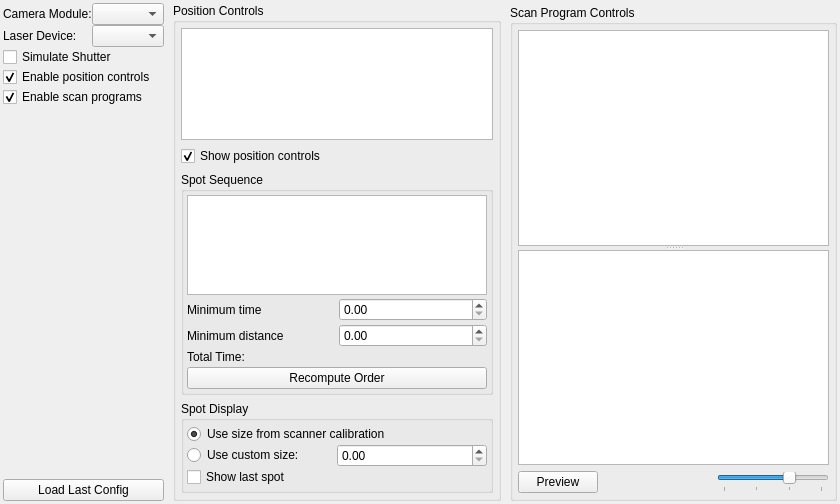
<?xml version="1.0" encoding="UTF-8"?>
<ui version="4.0">
 <class>Form</class>
 <widget class="QWidget" name="Form">
  <property name="geometry">
   <rect>
    <x>0</x>
    <y>0</y>
    <width>840</width>
    <height>504</height>
   </rect>
  </property>
  <property name="sizePolicy">
   <sizepolicy hsizetype="Preferred" vsizetype="Preferred">
    <horstretch>4</horstretch>
    <verstretch>1</verstretch>
   </sizepolicy>
  </property>
  <property name="windowTitle">
   <string>Form</string>
  </property>
  <layout class="QGridLayout" name="gridLayout_4">
   <property name="horizontalSpacing">
    <number>9</number>
   </property>
   <property name="verticalSpacing">
    <number>2</number>
   </property>
   <property name="margin">
    <number>3</number>
   </property>
   <item row="0" column="0" rowspan="2">
    <layout class="QGridLayout" name="gridLayout">
     <property name="sizeConstraint">
      <enum>QLayout::SetMaximumSize</enum>
     </property>
     <item row="0" column="1">
      <widget class="InterfaceCombo" name="cameraCombo">
       <property name="toolTip">
        <string>Selects the camera module to use with the scanner. This, along with the laser device, determines which calibration files will be used.</string>
       </property>
      </widget>
     </item>
     <item row="6" column="0" colspan="2">
      <widget class="QPushButton" name="loadConfigBtn">
       <property name="text">
        <string>Load Last Config</string>
       </property>
      </widget>
     </item>
     <item row="0" column="0">
      <widget class="QLabel" name="label">
       <property name="text">
        <string>Camera Module:</string>
       </property>
      </widget>
     </item>
     <item row="1" column="0">
      <widget class="QLabel" name="label_2">
       <property name="text">
        <string>Laser Device:</string>
       </property>
      </widget>
     </item>
     <item row="1" column="1">
      <widget class="InterfaceCombo" name="laserCombo">
       <property name="toolTip">
        <string>Selects the laser to be used.</string>
       </property>
      </widget>
     </item>
     <item row="2" column="0" colspan="2">
      <widget class="QCheckBox" name="simulateShutterCheck">
       <property name="text">
        <string>Simulate Shutter</string>
       </property>
      </widget>
     </item>
     <item row="3" column="0" colspan="2">
      <widget class="QCheckBox" name="enablePosCtrlCheck">
       <property name="text">
        <string>Enable position controls</string>
       </property>
       <property name="checked">
        <bool>true</bool>
       </property>
      </widget>
     </item>
     <item row="4" column="0" colspan="2">
      <widget class="QCheckBox" name="enableScanProgCheck">
       <property name="text">
        <string>Enable scan programs</string>
       </property>
       <property name="checked">
        <bool>true</bool>
       </property>
      </widget>
     </item>
     <item row="5" column="0">
      <spacer name="verticalSpacer">
       <property name="orientation">
        <enum>Qt::Vertical</enum>
       </property>
       <property name="sizeHint" stdset="0">
        <size>
         <width>20</width>
         <height>40</height>
        </size>
       </property>
      </spacer>
     </item>
    </layout>
   </item>
   <item row="0" column="1" rowspan="2">
    <widget class="QGroupBox" name="positionCtrlGroup">
     <property name="title">
      <string>Position Controls</string>
     </property>
     <property name="checkable">
      <bool>false</bool>
     </property>
     <property name="checked">
      <bool>false</bool>
     </property>
     <layout class="QGridLayout" name="gridLayout_5">
      <property name="margin">
       <number>5</number>
      </property>
      <item row="1" column="0">
       <widget class="QCheckBox" name="showPosCtrlCheck">
        <property name="enabled">
         <bool>true</bool>
        </property>
        <property name="toolTip">
         <string>Hide all items from view.</string>
        </property>
        <property name="text">
         <string>Show position controls</string>
        </property>
        <property name="checked">
         <bool>true</bool>
        </property>
       </widget>
      </item>
      <item row="3" column="0">
       <widget class="GroupBox" name="spotDisplayGroup">
        <property name="title">
         <string>Spot Display</string>
        </property>
        <layout class="QGridLayout" name="gridLayout_2">
         <property name="margin">
          <number>3</number>
         </property>
         <property name="spacing">
          <number>0</number>
         </property>
         <item row="0" column="0" colspan="2">
          <widget class="QRadioButton" name="sizeFromCalibrationRadio">
           <property name="toolTip">
            <string>Causes target spots to be displayed at the size determined by the calibration file. Does not affect how data is collected.</string>
           </property>
           <property name="text">
            <string>Use size from scanner calibration</string>
           </property>
           <property name="checked">
            <bool>true</bool>
           </property>
          </widget>
         </item>
         <item row="1" column="0">
          <widget class="QRadioButton" name="sizeCustomRadio">
           <property name="toolTip">
            <string>Lets the user change the display size of target spots. Does not change the way data is collected.</string>
           </property>
           <property name="text">
            <string>Use custom size:</string>
           </property>
          </widget>
         </item>
         <item row="1" column="1">
          <widget class="SpinBox" name="sizeSpin">
           <property name="toolTip">
            <string>Specifies the display size of the target spots. Does not change the way data is collected.</string>
           </property>
           <property name="suffix">
            <string/>
           </property>
           <property name="minimum">
            <double>0.000000000000000</double>
           </property>
           <property name="maximum">
            <double>100000.000000000000000</double>
           </property>
           <property name="singleStep">
            <double>0.000001000000000</double>
           </property>
           <property name="value">
            <double>0.000000000000000</double>
           </property>
          </widget>
         </item>
         <item row="2" column="0">
          <widget class="QCheckBox" name="showLastSpotCheck">
           <property name="text">
            <string>Show last spot</string>
           </property>
          </widget>
         </item>
        </layout>
       </widget>
      </item>
      <item row="2" column="0">
       <widget class="GroupBox" name="spotSequenceGroup">
        <property name="sizePolicy">
         <sizepolicy hsizetype="Preferred" vsizetype="Preferred">
          <horstretch>0</horstretch>
          <verstretch>0</verstretch>
         </sizepolicy>
        </property>
        <property name="title">
         <string>Spot Sequence</string>
        </property>
        <layout class="QGridLayout" name="gridLayout_3">
         <property name="margin">
          <number>3</number>
         </property>
         <property name="spacing">
          <number>3</number>
         </property>
         <item row="1" column="1">
          <widget class="SpinBox" name="minTimeSpin">
           <property name="toolTip">
            <string>&lt;!DOCTYPE HTML PUBLIC &quot;-//W3C//DTD HTML 4.0//EN&quot; &quot;http://www.w3.org/TR/REC-html40/strict.dtd&quot;&gt;
&lt;html&gt;&lt;head&gt;&lt;meta name=&quot;qrichtext&quot; content=&quot;1&quot; /&gt;&lt;style type=&quot;text/css&quot;&gt;
p, li { white-space: pre-wrap; }
&lt;/style&gt;&lt;/head&gt;&lt;body style=&quot; font-family:'MS Shell Dlg 2'; font-size:8.25pt; font-weight:400; font-style:normal;&quot;&gt;
&lt;p style=&quot; margin-top:0px; margin-bottom:0px; margin-left:0px; margin-right:0px; -qt-block-indent:0; text-indent:0px;&quot;&gt;&lt;span style=&quot; font-size:8pt;&quot;&gt;When stimulating a sequence of points, this is the minimum amount of time that must pass before stimulating the same spot a second time. Points farther away will require smaller delays. Points farther than the minimum distance (specified below) will require no delay.&lt;/span&gt;&lt;/p&gt;&lt;/body&gt;&lt;/html&gt;</string>
           </property>
           <property name="suffix">
            <string/>
           </property>
           <property name="decimals">
            <number>2</number>
           </property>
           <property name="maximum">
            <double>1000000.000000000000000</double>
           </property>
          </widget>
         </item>
         <item row="4" column="0" colspan="2">
          <widget class="QLabel" name="timeLabel">
           <property name="text">
            <string>Total Time:</string>
           </property>
          </widget>
         </item>
         <item row="2" column="1">
          <widget class="SpinBox" name="minDistSpin">
           <property name="toolTip">
            <string>&lt;!DOCTYPE HTML PUBLIC &quot;-//W3C//DTD HTML 4.0//EN&quot; &quot;http://www.w3.org/TR/REC-html40/strict.dtd&quot;&gt;
&lt;html&gt;&lt;head&gt;&lt;meta name=&quot;qrichtext&quot; content=&quot;1&quot; /&gt;&lt;style type=&quot;text/css&quot;&gt;
p, li { white-space: pre-wrap; }
&lt;/style&gt;&lt;/head&gt;&lt;body style=&quot; font-family:'MS Shell Dlg 2'; font-size:8.25pt; font-weight:400; font-style:normal;&quot;&gt;
&lt;p style=&quot; margin-top:0px; margin-bottom:0px; margin-left:0px; margin-right:0px; -qt-block-indent:0; text-indent:0px;&quot;&gt;&lt;span style=&quot; font-size:8pt;&quot;&gt;When stimulating a sequence of points, this is the minimum distance between two spots such that no time delay is required between stimulating them. Points closer than this distance will require some delay, which is determined in part by the minimum time specified above.&lt;/span&gt;&lt;/p&gt;&lt;/body&gt;&lt;/html&gt;</string>
           </property>
           <property name="suffix">
            <string/>
           </property>
           <property name="maximum">
            <double>1000000.000000000000000</double>
           </property>
          </widget>
         </item>
         <item row="1" column="0">
          <widget class="QLabel" name="label_3">
           <property name="text">
            <string>Minimum time</string>
           </property>
          </widget>
         </item>
         <item row="5" column="0" colspan="2">
          <widget class="QPushButton" name="recomputeBtn">
           <property name="text">
            <string>Recompute Order</string>
           </property>
          </widget>
         </item>
         <item row="2" column="0">
          <widget class="QLabel" name="label_4">
           <property name="text">
            <string>Minimum distance</string>
           </property>
          </widget>
         </item>
         <item row="0" column="0" colspan="2">
          <widget class="PlotWidget" name="tdPlotWidget">
           <property name="sizePolicy">
            <sizepolicy hsizetype="Expanding" vsizetype="Preferred">
             <horstretch>0</horstretch>
             <verstretch>0</verstretch>
            </sizepolicy>
           </property>
           <property name="minimumSize">
            <size>
             <width>0</width>
             <height>100</height>
            </size>
           </property>
           <property name="maximumSize">
            <size>
             <width>16777215</width>
             <height>100</height>
            </size>
           </property>
          </widget>
         </item>
        </layout>
       </widget>
      </item>
      <item row="0" column="0">
       <widget class="ParameterTree" name="itemTree">
        <attribute name="headerVisible">
         <bool>false</bool>
        </attribute>
        <column>
         <property name="text">
          <string notr="true">1</string>
         </property>
        </column>
       </widget>
      </item>
     </layout>
    </widget>
   </item>
   <item row="1" column="2">
    <widget class="QGroupBox" name="scanProgramGroup">
     <property name="title">
      <string>Scan Program Controls</string>
     </property>
     <property name="checkable">
      <bool>false</bool>
     </property>
     <property name="checked">
      <bool>false</bool>
     </property>
     <layout class="QGridLayout" name="gridLayout_6">
      <property name="margin">
       <number>5</number>
      </property>
      <item row="1" column="0">
       <layout class="QGridLayout" name="gridLayout_9">
        <item row="1" column="0">
         <widget class="QPushButton" name="previewBtn">
          <property name="text">
           <string>Preview</string>
          </property>
          <property name="checkable">
           <bool>true</bool>
          </property>
         </widget>
        </item>
        <item row="1" column="1">
         <spacer name="horizontalSpacer_2">
          <property name="orientation">
           <enum>Qt::Horizontal</enum>
          </property>
          <property name="sizeHint" stdset="0">
           <size>
            <width>40</width>
            <height>20</height>
           </size>
          </property>
         </spacer>
        </item>
        <item row="1" column="2">
         <widget class="QSlider" name="programPreviewSlider">
          <property name="maximum">
           <number>999</number>
          </property>
          <property name="value">
           <number>666</number>
          </property>
          <property name="orientation">
           <enum>Qt::Horizontal</enum>
          </property>
          <property name="tickPosition">
           <enum>QSlider::TicksBelow</enum>
          </property>
          <property name="tickInterval">
           <number>333</number>
          </property>
         </widget>
        </item>
       </layout>
      </item>
      <item row="0" column="0">
       <widget class="QSplitter" name="scanProgramSplitter">
        <property name="orientation">
         <enum>Qt::Vertical</enum>
        </property>
        <widget class="ParameterTree" name="programTree">
         <attribute name="headerVisible">
          <bool>false</bool>
         </attribute>
         <column>
          <property name="text">
           <string notr="true">1</string>
          </property>
         </column>
        </widget>
        <widget class="PlotWidget" name="programTimeline"/>
       </widget>
      </item>
     </layout>
    </widget>
   </item>
  </layout>
 </widget>
 <customwidgets>
  <customwidget>
   <class>SpinBox</class>
   <extends>QDoubleSpinBox</extends>
   <header>acq4.pyqtgraph</header>
  </customwidget>
  <customwidget>
   <class>InterfaceCombo</class>
   <extends>QComboBox</extends>
   <header>acq4.util.InterfaceCombo</header>
  </customwidget>
  <customwidget>
   <class>ParameterTree</class>
   <extends>QTreeWidget</extends>
   <header>acq4.pyqtgraph.parametertree</header>
  </customwidget>
  <customwidget>
   <class>PlotWidget</class>
   <extends>QGraphicsView</extends>
   <header>acq4.pyqtgraph</header>
  </customwidget>
  <customwidget>
   <class>GroupBox</class>
   <extends>QGroupBox</extends>
   <header>acq4.pyqtgraph</header>
   <container>1</container>
  </customwidget>
 </customwidgets>
 <resources/>
 <connections/>
</ui>
